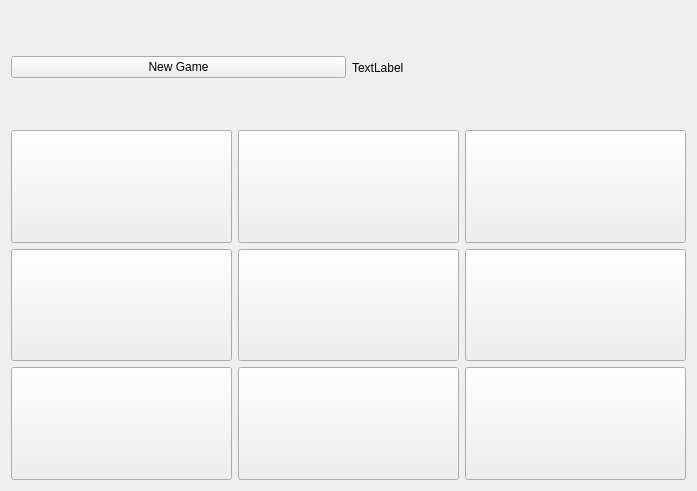
<?xml version="1.0" encoding="UTF-8"?>
<ui version="4.0">
 <class>Widget</class>
 <widget class="QWidget" name="Widget">
  <property name="geometry">
   <rect>
    <x>0</x>
    <y>0</y>
    <width>697</width>
    <height>491</height>
   </rect>
  </property>
  <property name="windowTitle">
   <string>Widget</string>
  </property>
  <layout class="QGridLayout" name="gridLayout">
   <item row="0" column="0" colspan="3">
    <layout class="QHBoxLayout" name="horizontalLayout_4">
     <item>
      <widget class="QPushButton" name="newGameButton">
       <property name="text">
        <string>New Game</string>
       </property>
      </widget>
     </item>
     <item>
      <widget class="QLabel" name="playerInfoLabel">
       <property name="text">
        <string>TextLabel</string>
       </property>
      </widget>
     </item>
    </layout>
   </item>
   <item row="1" column="0">
    <widget class="QPushButton" name="pushButton_1">
     <property name="sizePolicy">
      <sizepolicy hsizetype="Preferred" vsizetype="Preferred">
       <horstretch>0</horstretch>
       <verstretch>0</verstretch>
      </sizepolicy>
     </property>
     <property name="font">
      <font>
       <pointsize>25</pointsize>
      </font>
     </property>
     <property name="text">
      <string/>
     </property>
    </widget>
   </item>
   <item row="1" column="1">
    <widget class="QPushButton" name="pushButton_2">
     <property name="sizePolicy">
      <sizepolicy hsizetype="Preferred" vsizetype="Preferred">
       <horstretch>0</horstretch>
       <verstretch>0</verstretch>
      </sizepolicy>
     </property>
     <property name="font">
      <font>
       <pointsize>25</pointsize>
      </font>
     </property>
     <property name="text">
      <string/>
     </property>
    </widget>
   </item>
   <item row="1" column="2">
    <widget class="QPushButton" name="pushButton_3">
     <property name="sizePolicy">
      <sizepolicy hsizetype="Preferred" vsizetype="Preferred">
       <horstretch>0</horstretch>
       <verstretch>0</verstretch>
      </sizepolicy>
     </property>
     <property name="font">
      <font>
       <pointsize>25</pointsize>
      </font>
     </property>
     <property name="text">
      <string/>
     </property>
    </widget>
   </item>
   <item row="2" column="0">
    <widget class="QPushButton" name="pushButton_4">
     <property name="sizePolicy">
      <sizepolicy hsizetype="Preferred" vsizetype="Preferred">
       <horstretch>0</horstretch>
       <verstretch>0</verstretch>
      </sizepolicy>
     </property>
     <property name="font">
      <font>
       <pointsize>25</pointsize>
      </font>
     </property>
     <property name="text">
      <string/>
     </property>
    </widget>
   </item>
   <item row="2" column="1">
    <widget class="QPushButton" name="pushButton_5">
     <property name="sizePolicy">
      <sizepolicy hsizetype="Preferred" vsizetype="Preferred">
       <horstretch>0</horstretch>
       <verstretch>0</verstretch>
      </sizepolicy>
     </property>
     <property name="font">
      <font>
       <pointsize>25</pointsize>
      </font>
     </property>
     <property name="text">
      <string/>
     </property>
    </widget>
   </item>
   <item row="2" column="2">
    <widget class="QPushButton" name="pushButton_6">
     <property name="sizePolicy">
      <sizepolicy hsizetype="Preferred" vsizetype="Preferred">
       <horstretch>0</horstretch>
       <verstretch>0</verstretch>
      </sizepolicy>
     </property>
     <property name="font">
      <font>
       <pointsize>25</pointsize>
      </font>
     </property>
     <property name="text">
      <string/>
     </property>
    </widget>
   </item>
   <item row="3" column="0">
    <widget class="QPushButton" name="pushButton_7">
     <property name="sizePolicy">
      <sizepolicy hsizetype="Preferred" vsizetype="Preferred">
       <horstretch>0</horstretch>
       <verstretch>0</verstretch>
      </sizepolicy>
     </property>
     <property name="font">
      <font>
       <pointsize>25</pointsize>
      </font>
     </property>
     <property name="text">
      <string/>
     </property>
    </widget>
   </item>
   <item row="3" column="1">
    <widget class="QPushButton" name="pushButton_8">
     <property name="sizePolicy">
      <sizepolicy hsizetype="Preferred" vsizetype="Preferred">
       <horstretch>0</horstretch>
       <verstretch>0</verstretch>
      </sizepolicy>
     </property>
     <property name="font">
      <font>
       <pointsize>25</pointsize>
      </font>
     </property>
     <property name="text">
      <string/>
     </property>
    </widget>
   </item>
   <item row="3" column="2">
    <widget class="QPushButton" name="pushButton_9">
     <property name="sizePolicy">
      <sizepolicy hsizetype="Preferred" vsizetype="Preferred">
       <horstretch>0</horstretch>
       <verstretch>0</verstretch>
      </sizepolicy>
     </property>
     <property name="font">
      <font>
       <pointsize>25</pointsize>
      </font>
     </property>
     <property name="text">
      <string/>
     </property>
    </widget>
   </item>
  </layout>
 </widget>
 <layoutdefault spacing="6" margin="11"/>
 <resources/>
 <connections/>
</ui>
